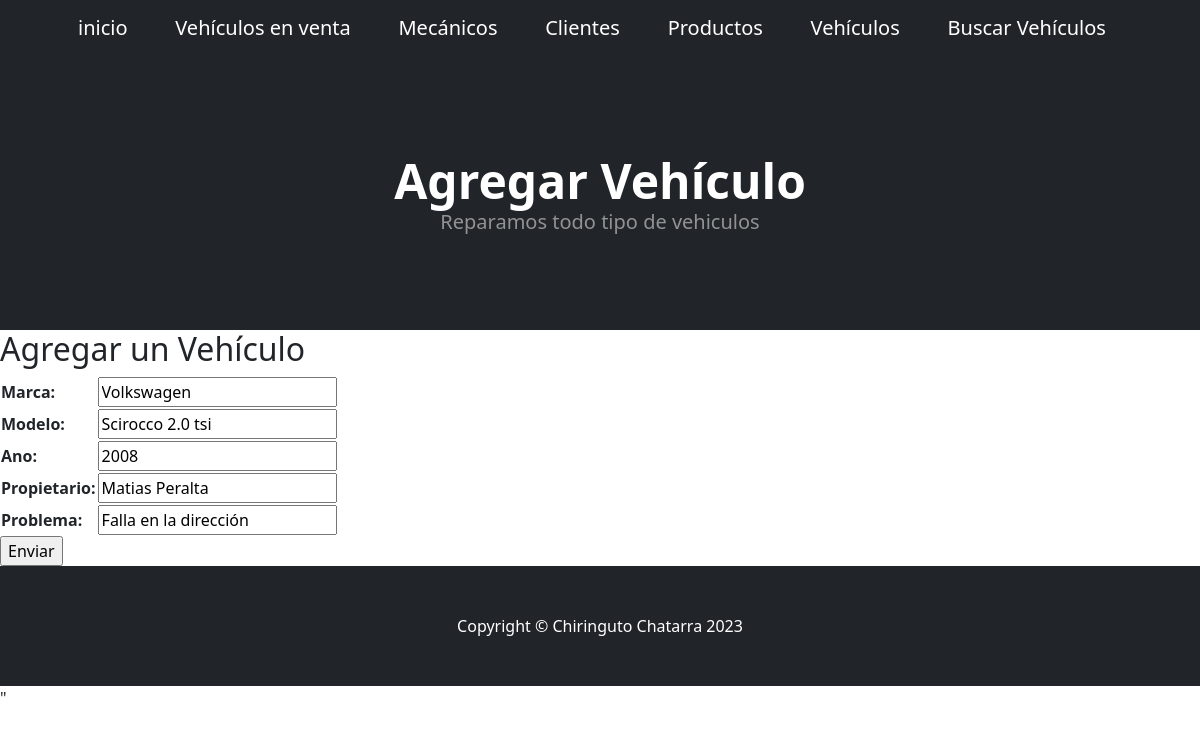
The page /modifVehiculo/1/ on the database its author committed.
### aplicacion/models.py (models this page shows, shortened)
class Vehiculo(models.Model):
    marca = models.CharField(max_length=50)
    modelo = models.CharField(max_length=50)
    ano = models.IntegerField()
    propietario = models.CharField(max_length=50)
    problema = models.CharField(max_length=50)

### aplicacion/views.py (the view)
# urls.py: path('modifVehiculo/<id_vehiculo>/', modifVehiculo, name="modifVehiculo"),
def modifVehiculo(request, id_vehiculo):
    vehiculo = Vehiculo.objects.get(id=id_vehiculo)
    if request.method == "POST":
        miForm = VehiculoForm(request.POST)
        if miForm.is_valid():
            vehiculo.marca = miForm.cleaned_data.get('marca')
            vehiculo.modelo = miForm.cleaned_data.get('modelo')
            vehiculo.ano = miForm.cleaned_data.get('ano')
            vehiculo.propietario = miForm.cleaned_data.get('propietario')
            vehiculo.problema = miForm.cleaned_data.get('problema')
            vehiculo.save()
            return redirect(reverse_lazy('vehiculos'))
    else:
        miForm = VehiculoForm(initial={
            'marca': vehiculo.marca,
            'modelo': vehiculo.modelo,
            'ano': vehiculo.ano,
            'propietario': vehiculo.propietario,
            'problema': vehiculo.problema,
        })
    return render(request, "aplicacion/vehiculoForm4.html", {"form":miForm})

### aplicacion/forms.py
class VehiculoForm(forms.Form):
    marca = forms.CharField(max_length=50, required=True)
    modelo = forms.CharField(max_length=50, required=True)
    ano = forms.IntegerField(required=True)
    propietario = forms.CharField(max_length=50, required=True)
    problema = forms.CharField(max_length=50, required=True)

### aplicacion/templates/aplicacion/vehiculoForm4.html (shortened to what this page needs)
{% extends 'aplicacion/base.html' %}
{% load static %}
{% block titulo %}
    Agregar Vehículo
{% endblock titulo %}
{% block contenido %}
    <h2>Agregar un Vehículo</h2>
    <form action="" method="post">
        <table>
            {{ form.as_table }}
        </table>
        <input type="submit" value="Enviar">
    </form>
{% endblock contenido %}

### rows shown on the page
Vehiculo: marca "Volkswagen", modelo "Scirocco 2.0 tsi", ano "2008", propietario "Matias Peralta", problema "Falla en la dirección"
